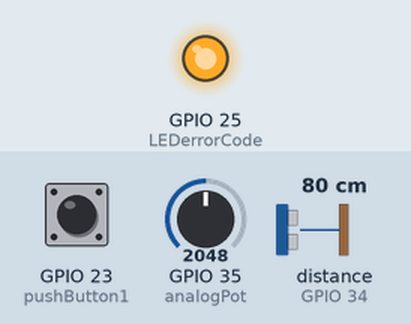
Simulated run of this sketch. Board: ESP32. Shown: output pins drawn as LEDs (lit = HIGH). Inputs (shaded band) come from the test bench; at power-on: GPIO 35 (analogPot) = 2048, GPIO 23 (pushButton1) LOW, distance to the obstacle (sensor on GPIO 34) 80 cm. The echo pulse lasts 58.3 µs per cm; pins used as bus, display or sensor lines are not drawn; what the sketch prints to the serial monitor is not drawn.

Above: at 8.9 s.
9.0 s: GPIO 35 (analogPot) set to 1983
At 10.5 s:
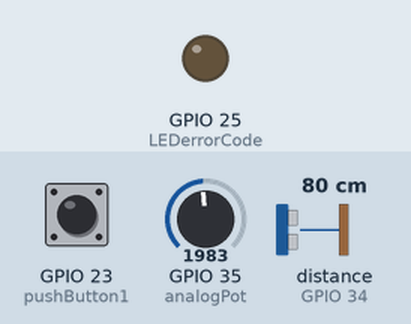
10.8 s: GPIO 35 (analogPot) set to 2866
At 12.1 s:
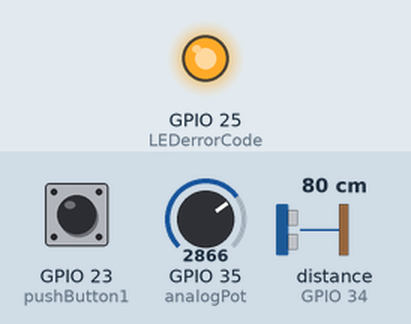
Timing chart, 0 to 13.8 s (numbered marks = the images above; inputs shaded):
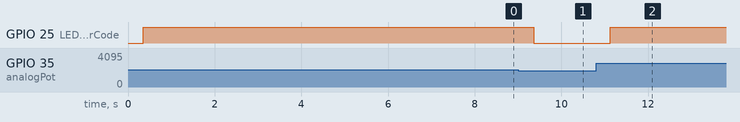

Measured:
- the behaviour switches between 2048 and 2047 on GPIO 35 (analogPot) (found by bisection; images 0 and 1)
- after the input at 9.0 s, GPIO 25 (LEDerrorCode): HIGH → LOW after 0.37 s
- after the input at 10.8 s, GPIO 25 (LEDerrorCode): LOW → HIGH after 0.33 s

The sketch:

semaphore.ino
```cpp
#include "freertos/FreeRTOS.h"
#include "freertos/task.h"
//#include <Arduino_FreeRTOS.h>
//#include <semphr.h>

//using only core 1 for demo purpose
#if CONFIG_FREETOS_UNICORE
static const BaseType_t app_cpu = 0;
#else
static const BaseType_t app_cpu = 1;
#endif


static const uint8_t GlobalAverageQueue_queue_len = 8;
// Globals
static QueueHandle_t GlobalAverageQueue;


//LED_BUILTIN
static const int led_pin = 19;

//const char msg[]="Barkadeerbri arr booty rum";

//static TaskHandler_t task_1 = NULL;
//static TaskHandler_t task_2 = NULL;

//SemaphoreHandle_t  sema_v;
//sema_v = xSemaphoreCreateBinary();

static SemaphoreHandle_t mut_sem;


#define potMax 4095 //setting max potentiometer value

#define SignalB 21 //GPIO21
#define pushButton1 23 //GPIO23
#define analogPot 35 //GPIO35
#define LEDerrorCode 25 //gpio 25

#define squareWave 34 //GPIO22


struct taskStorage
{
  unsigned int global_average = 0;
  unsigned int digitalSwitchState = 0;
  unsigned int oscilloscopeFrequency = 0;
};

taskStorage globaltask9Struct;


static int period1 = 16;
static int period2 = 200;
static int period3 = 1000;
static int period4 = 42;
static int period5 = 42;
static int period6 = 100;
static int period7 = 333;
static int period8 = 333;
static int period9 = 5000;


void one(void *parameter) {
  while (true) {
    xSemaphoreGive(mut_sem);
    //this is the watchdog waveform task
    digitalWrite(SignalB, HIGH);
    delayMicroseconds(50);
    digitalWrite(SignalB, LOW);
    delayMicroseconds(50);
    vTaskDelay(period1 / portTICK_PERIOD_MS);
  }
}

//
void two(void *parameter) {
  int localdigitalSwitchState = 0;
  while (true) {
    xSemaphoreGive(mut_sem);

    //readinging digital switch state into the global array
    localdigitalSwitchState = digitalRead(pushButton1);


    xSemaphoreTake(mut_sem, portMAX_DELAY);
    globaltask9Struct.digitalSwitchState = localdigitalSwitchState;

    xSemaphoreGive(mut_sem);

    vTaskDelay(period2 / portTICK_PERIOD_MS);
  }
}

//
void three(void *parameter) {
  //  int oscilloscopeFrequency = 0;
  while (true) {
    xSemaphoreGive(mut_sem);
    float mark1;
    mark1 = pulseIn(squareWave, HIGH); //output how long the input signal is high
    float period = mark1 * 2; //is in microseconds
    float freq = 1e6 / period; //dividing by 1e6 as this is 1micro in second as you need to scale it
    //    oscilloscopeFrequency = freq;

    xSemaphoreTake(mut_sem, portMAX_DELAY);
    globaltask9Struct.oscilloscopeFrequency = freq;
    xSemaphoreGive(mut_sem);

    vTaskDelay(period3 / portTICK_PERIOD_MS);
  }
}

//creating global variables which are accessed for potentiometer average value
int firstFour = 1;
float arrayValue[] = {0, 0, 0, 0};
void four(void *parameter) {
  while (true) {
    xSemaphoreGive(mut_sem);

    //initiate and read the pot value
    float potValue;
    potValue = analogRead(analogPot);


    if (firstFour < 4) {
      //this adds index and number for the first 4 values obtained for the average
      //this is an edge condition as there are 4 0 values in the global array
      arrayValue[(firstFour - 1)] = potValue;
      firstFour++;

    } else {
      //if there are 4 values in the array do this
      //with array delete the last value from it and add the new value at index 1
      arrayValue[3] = arrayValue[2];
      arrayValue[2] = arrayValue[1];
      arrayValue[1] = arrayValue[0];
      arrayValue[0] = potValue;

    }
    vTaskDelay(period4 / portTICK_PERIOD_MS);
  }
}


void five(void *parameter) {
  while (true) {
    xSemaphoreGive(mut_sem);

    int global_average = 0;
    int local_average = 0;
    //for looping over certain amount of values, allows average of 1,2,3 and not average initial 0
    for (int i = 0; i < firstFour; i++) {
      //sum values
      local_average = local_average + arrayValue[i];
    }
    //divide by the amount of values in the array
    local_average = local_average / firstFour;
    global_average = local_average;

    //sending to queue, queque name, local variable name, ticks on how long to wait
    if (xQueueSend(GlobalAverageQueue, (void *)&global_average, 10) != pdTRUE) {
      Serial.println("ERROR: Could not put item on delay queue.");
    }
    //    struct globaltask9Struct localglobaltask9Struct;

    xSemaphoreTake(mut_sem, portMAX_DELAY);
    globaltask9Struct.global_average = global_average;
    xSemaphoreGive(mut_sem);


    vTaskDelay(period5 / portTICK_PERIOD_MS);
  }
}

void six(void *parameter) {
  while (true) {
    xSemaphoreGive(mut_sem);

    //no op task, does it required amount of times
    for (int i = 0; i < 1000; i++) {
      __asm__ __volatile__ ("nop");
    }
    vTaskDelay(period6 / portTICK_PERIOD_MS);
  }
}

int error_code = 0;
void seven(void *parameter) {
  while (true) {
    xSemaphoreGive(mut_sem);

    int global_average;
    for (int i = 0; i < 8; i++) {
      if (xQueueReceive(GlobalAverageQueue, (void *)&global_average, 0) == pdTRUE) {
        if (global_average > (potMax / 2)) {
          error_code = 1;
        } else {
          error_code = 0;
        }
      }

      //if the average of the analog pot is larger than the half of the max value put LED on otherwise put it off

    }

    vTaskDelay(period7 / portTICK_PERIOD_MS);
  }
}

void eight(void *parameter) {
  while (true) {
    xSemaphoreGive(mut_sem);

    //condition for led code taking global variable and if there is an error then put led on
    if (error_code)
      digitalWrite(LEDerrorCode, HIGH);
    else
      digitalWrite(LEDerrorCode, LOW);
    vTaskDelay(period8 / portTICK_PERIOD_MS);
  }
}

void nine(void *parameter) {
  while (true) {
    xSemaphoreGive(mut_sem);

    struct taskStorage localglobaltask9Struct;

    xSemaphoreTake(mut_sem, portMAX_DELAY);
    localglobaltask9Struct = globaltask9Struct;
    xSemaphoreGive(mut_sem);

    if (localglobaltask9Struct.digitalSwitchState) {

      //    int localdigitalSwitchState;
      //    int localoscilloscopeFrequency;
      //    int localglobal_average;


      //    int global_average;
      //    if (xQueueReceive(GlobalAverageQueue, (void *)&global_average, 0) == pdTRUE) {
      //      //      &global_average=global_average;
      //    }
      //outputting to serial for csv
      Serial.print(localglobaltask9Struct.digitalSwitchState);
      Serial.print(",");

      Serial.print(localglobaltask9Struct.oscilloscopeFrequency);
      Serial.print(",");

      Serial.print(localglobaltask9Struct.global_average);
      Serial.println(",");

    }

    vTaskDelay(period9 / portTICK_PERIOD_MS);

  }
}


void setup() {
  // put your setup code here, to run once:

  Serial.begin(9600);

  pinMode(SignalB, OUTPUT); //signalB from 21
  pinMode(LEDerrorCode, OUTPUT);

  pinMode(pushButton1, INPUT); //disable stream pulse button
  pinMode(analogPot, INPUT); //mode selection button
  pinMode(squareWave, INPUT);


  //  vTaskDelay(1000 / portTICK_PERIOD_MS);
  Serial.println();
  Serial.println("freertos task demo");

  Serial.println("setup and loop task running on core");
  Serial.println(xPortGetCoreID());
  Serial.println("with priority ");
  Serial.println(uxTaskPriorityGet(NULL));

  //    xTaskCreatePinnedToCore(
  GlobalAverageQueue = xQueueCreate(GlobalAverageQueue_queue_len, sizeof(int));
  //  msg_queue = xQueueCreate(msg_queue_len, sizeof(Message));
  mut_sem = xSemaphoreCreateMutex();


  xTaskCreate(one,  "taskone", 1024, NULL, 0, NULL );
  xTaskCreate(two,  "tasktwo", 1024, NULL, 0, NULL );
  xTaskCreate(three,  "taskthree", 1024, NULL, 0, NULL );
  xTaskCreate(four,  "taskfour", 1024, NULL, 0, NULL );
  xTaskCreate(five,  "taskfive", 1024, NULL, 0, NULL );
  xTaskCreate(six,  "tasksix", 1024, NULL, 0, NULL );
  xTaskCreate(seven,  "taskseven", 1024, NULL, 0, NULL );
  xTaskCreate(eight,  "taskeight", 1024, NULL, 0, NULL );
  xTaskCreate(nine,  "tasknine", 1024, NULL, 0, NULL );

  // Create queues

}


void loop() {


  // put your setup code here, to run once:
  //  for (int i=0; i<3; i++){ //suspend task 2 which is sending out the asterisk every 2
  //    vTaskSuspend(task_2);
  //    vTaskDelay(2000 / portTICK_PERIOD_MS);
  //    vTaskResume(task_2);
  //    vTaskDelay(2000 / portTICK_PERIOD_MS);
  //  }
  //  if (task_1 != NULL){
  //    vTaskDelete(task_1);//need to make sure to check whether the task exists first before you delete it, might overwrite memory
  //    task_1=NULL;
  //  }
}
```
